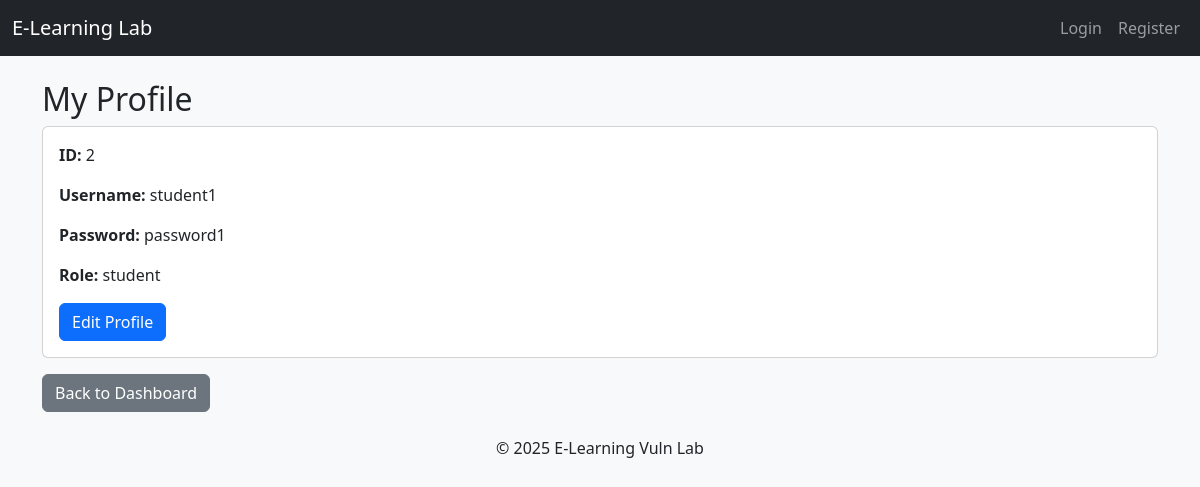
Page /profile?id=2 on the earlier database version.
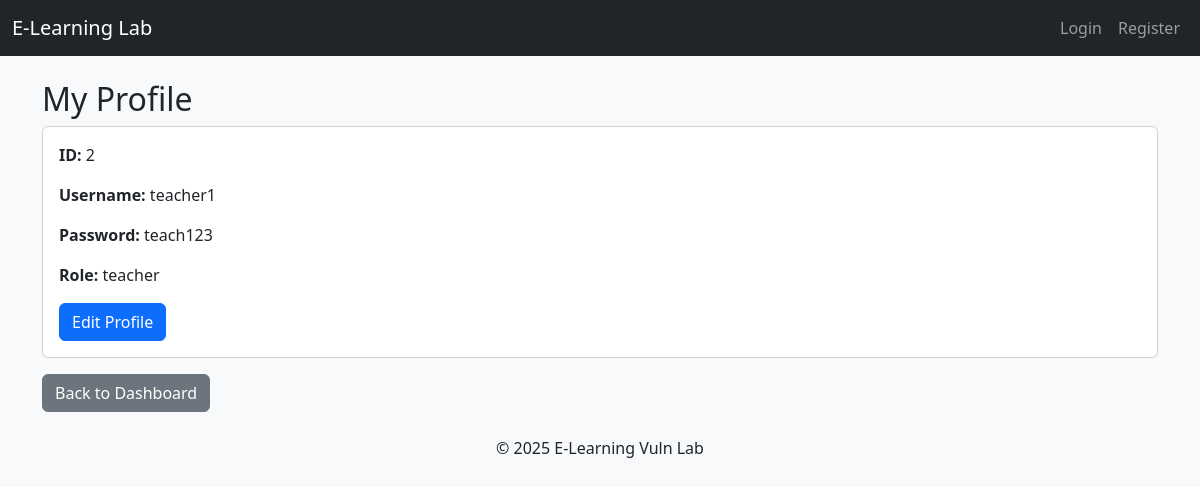
Same page on the later database version.
### tables this page shows
CREATE TABLE users (
    id INTEGER PRIMARY KEY AUTOINCREMENT,
    username TEXT,
    password TEXT,
    role TEXT
);

### app.py (the view)
@app.route("/profile")
def profile():
    user_id = request.args.get("id")
    db = get_db()
    user = db.execute("SELECT * FROM users WHERE id=?", (user_id,)).fetchone()
    if not user:
        return "User not found"
    return render_template("profile.html", user=user)

### app.py (called while the page is built)
def get_db():
    conn = sqlite3.connect('database.db')
    conn.row_factory = sqlite3.Row
    return conn

### templates/profile.html (shortened to what this page needs)
{% extends "base.html" %}
{% block content %}
<h2>My Profile</h2>
<div class="card mb-3" style="max-width: auto;">
    <div class="card-body">
        <p><b>ID:</b> {{ user['id'] }}</p>
        <p><b>Username:</b> {{ user['username'] }}</p>
        <p><b>Password:</b> {{ user['password'] }}</p>
        <p><b>Role:</b> {{ user['role'] }}</p>
        <a href="/edit_profile?id={{ user['id'] }}" class="btn btn-primary">Edit Profile</a>
    </div>
</div>
<a href="/dashboard" class="btn btn-secondary">Back to Dashboard</a>
{% endblock %}

### templates/base.html (shortened to what this page needs)
<!DOCTYPE html>
<html lang="en">
<head>
    <link href="https://cdn.jsdelivr.net/npm/bootstrap@5.3.0/dist/css/bootstrap.min.css" rel="stylesheet">
    <link rel="stylesheet" href="{{ url_for('static', filename='css/theme.css') }}">
</head>
<body>
    <nav class="navbar navbar-expand-lg navbar-dark bg-dark mb-4">
        <div class="container-fluid">
            <a class="navbar-brand" href="/dashboard">E-Learning Lab</a>
            <div class="collapse navbar-collapse">
                <ul class="navbar-nav ms-auto">
                    {% if session.get('username') %}
                        <li class="nav-item"><a class="nav-link" href="/dashboard">Dashboard</a></li>
                        <li class="nav-item"><a class="nav-link" href="/profile?id={{ session.get('user_id') }}">My Profile</a></li>
                        <li class="nav-item"><a class="nav-link" href="/logout">Logout</a></li>
                        <li class="nav-item d-flex align-items-center ms-2">
                            <div class="form-check form-switch text-light">
                                <input class="form-check-input" type="checkbox" id="theme-switch">
                                <label class="form-check-label" for="theme-switch">Dark Mode</label>
                            </div>
                        </li>
                    {% else %}
                        <li class="nav-item"><a class="nav-link" href="/login">Login</a></li>
                        <li class="nav-item"><a class="nav-link" href="/register">Register</a></li>
                    {% endif %}
                </ul>
            </div>
        </div>
    </nav>
    <div class="container">
        {% block content %}{% endblock %}
    </div>
    <footer class="text-center mt-4 mb-2">
        &copy; 2025 E-Learning Vuln Lab
    </footer>
</body>
</html>

### static/css/theme.css (style rules this page uses)
body.light-mode { background-color: #f8f9fa; color: #212529; }

Differences in the rows shown:
changed users id 2: username "student1" → "teacher1"; password "password1" → "teach123"; role "student" → "teacher"
